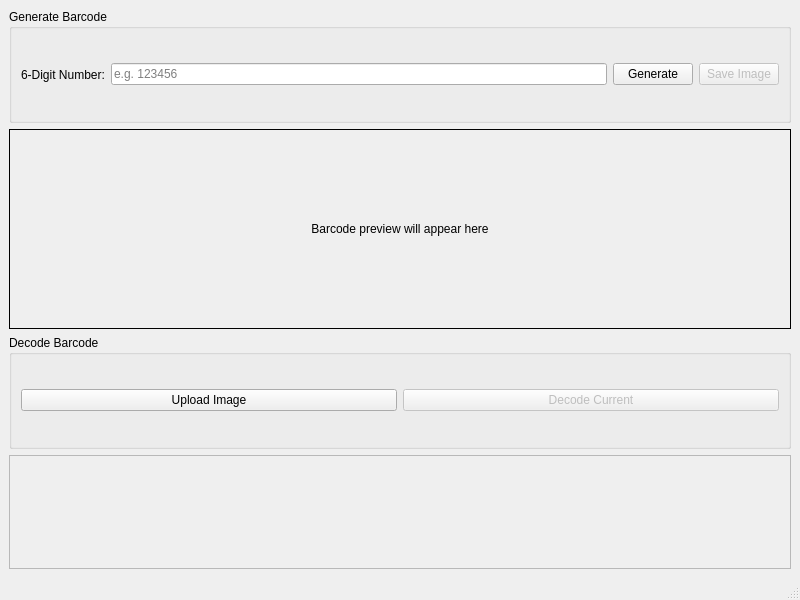
<?xml version="1.0" encoding="UTF-8"?>
<ui version="4.0">
 <class>MainWindow</class>
 <widget class="QMainWindow" name="MainWindow">
  <property name="geometry">
   <rect>
    <x>0</x>
    <y>0</y>
    <width>800</width>
    <height>600</height>
   </rect>
  </property>
  <property name="windowTitle">
   <string>Code 128 Barcode Generator &amp; Decoder</string>
  </property>
  <widget class="QWidget" name="centralwidget">
   <layout class="QVBoxLayout" name="verticalLayout">
    <!-- Encoder Section -->
    <item>
     <widget class="QGroupBox" name="groupBoxEncode">
      <property name="title">
       <string>Generate Barcode</string>
      </property>
      <layout class="QHBoxLayout" name="horizontalLayout">
       <item>
        <widget class="QLabel" name="labelInput">
         <property name="text">
          <string>6-Digit Number:</string>
         </property>
        </widget>
       </item>
       <item>
        <widget class="QLineEdit" name="lineEditInput">
         <property name="placeholderText">
          <string>e.g. 123456</string>
         </property>
         <property name="maxLength">
          <number>6</number>
         </property>
        </widget>
       </item>
       <item>
        <widget class="QPushButton" name="btnGenerate">
         <property name="text">
          <string>Generate</string>
         </property>
        </widget>
       </item>
       <item>
        <widget class="QPushButton" name="btnSave">
         <property name="text">
          <string>Save Image</string>
         </property>
         <property name="enabled">
          <bool>false</bool>
         </property>
        </widget>
       </item>
      </layout>
     </widget>
    </item>
    <!-- Barcode Preview -->
    <item>
     <widget class="QLabel" name="labelBarcodePreview">
      <property name="minimumSize">
       <size>
        <width>0</width>
        <height>200</height>
       </size>
      </property>
      <property name="frameShape">
       <enum>QFrame::Box</enum>
      </property>
      <property name="text">
       <string>Barcode preview will appear here</string>
      </property>
      <property name="alignment">
       <set>Qt::AlignCenter</set>
      </property>
     </widget>
    </item>
    <!-- Decoder Section -->
    <item>
     <widget class="QGroupBox" name="groupBoxDecode">
      <property name="title">
       <string>Decode Barcode</string>
      </property>
      <layout class="QHBoxLayout" name="horizontalLayout2">
       <item>
        <widget class="QPushButton" name="btnUpload">
         <property name="text">
          <string>Upload Image</string>
         </property>
        </widget>
       </item>
       <item>
        <widget class="QPushButton" name="btnDecode">
         <property name="text">
          <string>Decode Current</string>
         </property>
         <property name="enabled">
          <bool>false</bool>
         </property>
        </widget>
       </item>
      </layout>
     </widget>
    </item>
    <!-- Result Display -->
    <item>
     <widget class="QLabel" name="labelResult">
      <property name="minimumSize">
       <size>
        <width>0</width>
        <height>40</height>
       </size>
      </property>
      <property name="frameShape">
       <enum>QFrame::StyledPanel</enum>
      </property>
      <property name="text">
       <string></string>
      </property>
      <property name="alignment">
       <set>Qt::AlignCenter</set>
      </property>
      <property name="wordWrap">
       <bool>true</bool>
      </property>
     </widget>
    </item>
   </layout>
  </widget>
  <widget class="QMenuBar" name="menubar">
   <property name="geometry">
    <rect>
     <x>0</x>
     <y>0</y>
     <width>800</width>
     <height>25</height>
    </rect>
   </property>
  </widget>
  <widget class="QStatusBar" name="statusbar"/>
 </widget>
 <resources/>
 <connections/>
</ui>
